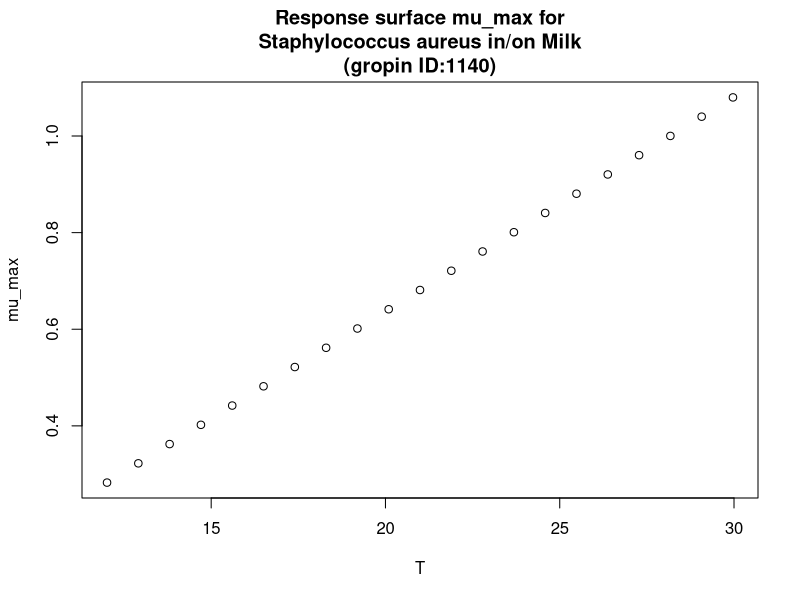

This figure's R source:
#############################
# start of Parameter script
#############################
T <- seq(12.012,29.97002997003,length.out=21)
#############################
# end of Parameter script
#############################
############################# 
# start of Model script Gropin ID 1140 
#############################
 
# constant coefficients for this model
 
variables <- data.frame(T)
argumentsPar <- expand.grid(variables)
 
# heart of the model
response_surface <- function(T) {
   mumax <-0.0444*(T-5.648)

return(mumax=mumax)
} 

# output parameters
mumax <- cbind(argumentsPar,response_surface(argumentsPar['T']))
colnames(mumax) <- c(colnames(argumentsPar),'mumax')
#############################
# End of Model script
#############################
############################# 
# start of Visualisation script Gropin ID 1140 
#############################
plot(T,mumax$mumax,
                          xlab='T',
                          ylab='mu_max',main='Response surface mu_max for
Staphylococcus aureus in/on Milk
(gropin ID:1140)')
#############################
# End of Visualisation script
#############################
